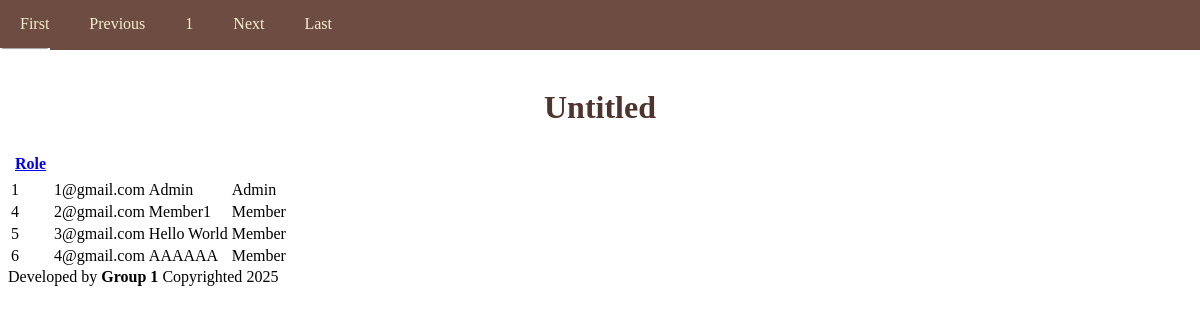
Screenshot of /function/user_list.php (signed in) with the database file from the repository.
### tables this page shows
CREATE TABLE `user` (
  `id` int(11) NOT NULL,
  `email` varchar(100) NOT NULL,
  `password` varchar(100) NOT NULL,
  `name` varchar(100) NOT NULL,
  `photo` varchar(100) NOT NULL,
  `role` varchar(100) NOT NULL
);

### function/user_list.php (the view, shortened to what this page needs)
<?php
require '../base.php';
$fields = [
    'id' => 'ID',
    'email' => 'email',
    'name' => "Name",
    'role' => 'Role'
];
$sort = req('sort');
key_exists($sort, $fields) || $sort = 'id';
$dir = req('dir');
in_array($dir, ['asc', 'desc']) || $dir = 'asc';
$page = req('page', 1);
require_once '../lib/SimplePager.php';
$stm = new SimplePager("SELECT * FROM user ORDER BY $sort $dir", [], 10, $page);
$arr = $stm->result;
include '../head.php';
?>
<table class="userList">
    <tr>
        <?= html_header($fields, $sort, $dir, "page=$page") ?>
    </tr>
    <?php foreach ($arr as $s) : ?>
        <tr>
            <td><?= $s->id ?></td>
            <td><?= $s->email ?></td>
            <td><?= $s->name ?></td>
            <td><?= $s->role ?></td>
        <?php endforeach ?>
        </tr>
</table>
<?= $stm->html("sort=$sort&dir=$dir") ?>
<?php
include '../foot.php';

### css/app.css (style rules this page uses)
body { padding-top: 60px; }
.userList th, .userList tr { border: 1 px solid gray; padding: 5px; }

### rows the page displays
user: id "1", email "1@gmail.com", name "Admin", role "Admin"
user: id "4", email "2@gmail.com", name "Member1", role "Member"
user: id "5", email "3@gmail.com", name "Hello World", role "Member"
user: id "6", email "4@gmail.com", name "AAAAAA", role "Member"

### other values shown
$_title "Untitled"
$v "Role"
